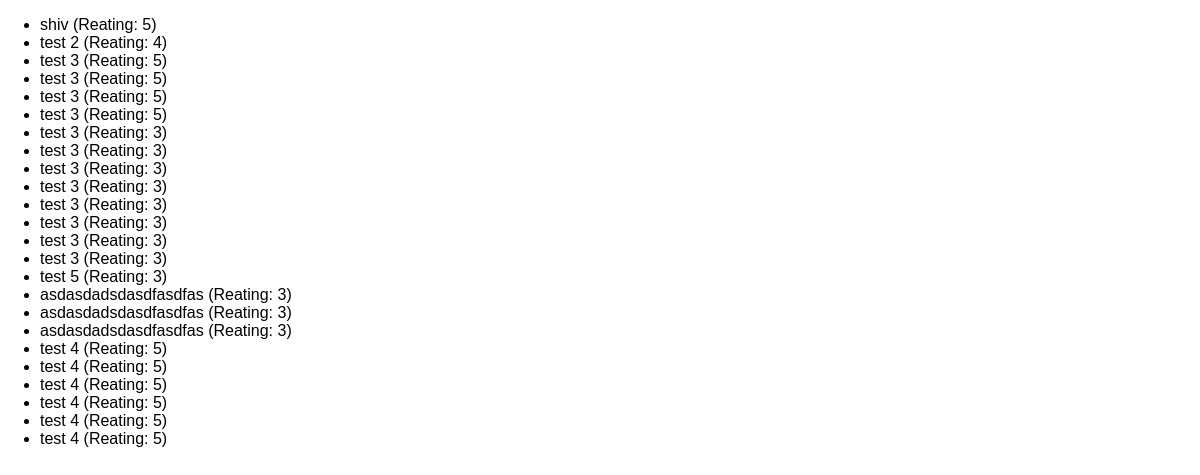
Page /reviewlist on the earlier database version.
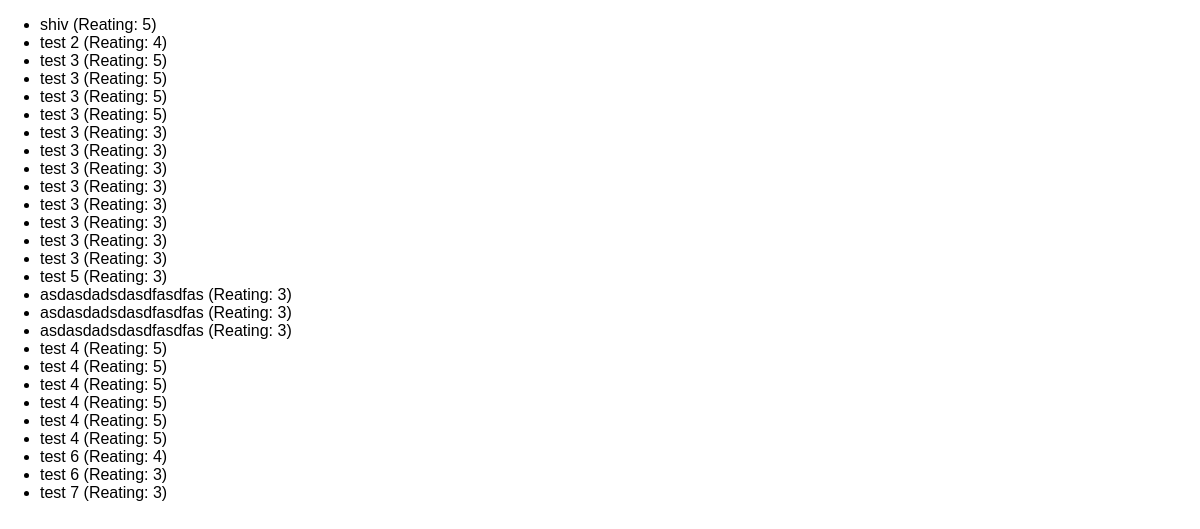
Same page on the later database version.
### review/models.py (models this page shows)
class Review(models.Model):
    user_name = models.CharField(max_length=50)
    review_text = models.TextField(max_length=200)
    rating = models.IntegerField()

### review/views.py (the view)
# urls.py: path('reviewlist', views.ReviewList.as_view()),
class ReviewList(ListView):
    template_name = 'review/reviewlist.html'
    model = Review # you have change the name to "object_list" in html page.
    context_object_name = 'reviews' #you can give you own name using this variable.

### review/templates/review/reviewlist.html (shortened to what this page needs)
{% extends 'review/base.html' %}
{% block content %}
    <ul>
        {% for review in reviews %}
        <li>{{review.user_name}}  (Reating: {{review.rating}})</li>
        {% endfor %}
    </ul>
{% endblock  %}

Differences in the rows shown:
added Review: user_name "test 6", rating "4"
added Review: user_name "test 6", rating "3"
added Review: user_name "test 7", rating "3"
